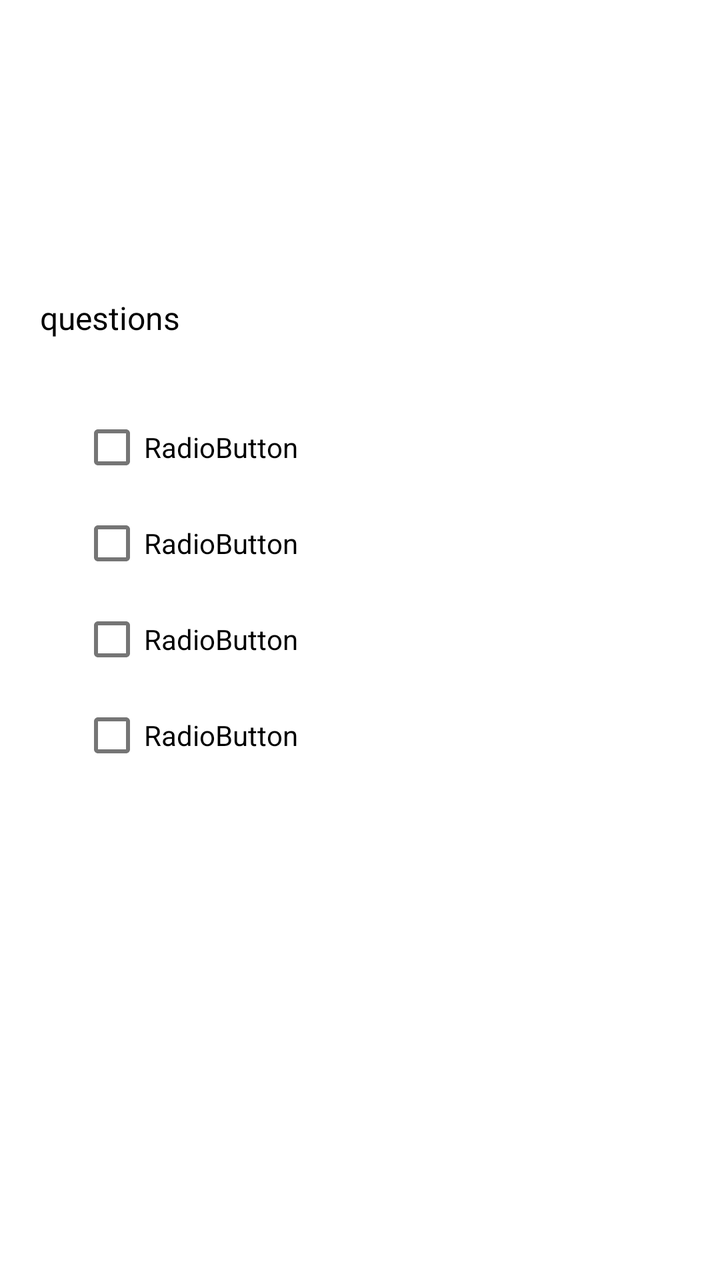
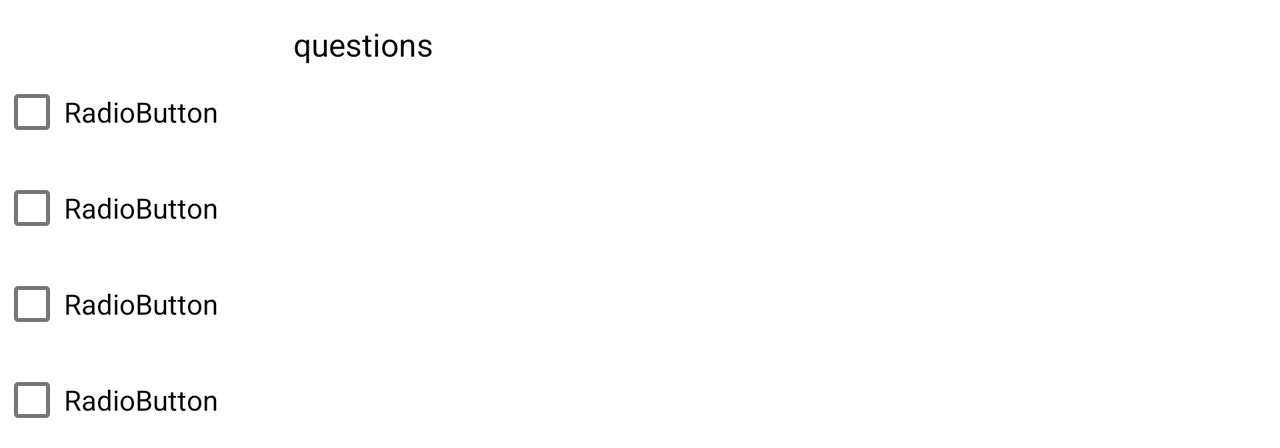

The same Android screen from two of the app's own layout files: first res/layout/ as a phone draws it, then the repository's variant for another configuration, drawn on a device whose configuration selects that folder. Both files follow.
<!-- AndroidManifest.xml: application theme Theme.Register_Lamarchee1_Login -->
<!-- res/layout/frag__multiple_selection.xml -->
<?xml version="1.0" encoding="utf-8"?>
<androidx.constraintlayout.widget.ConstraintLayout xmlns:android="http://schemas.android.com/apk/res/android"
    xmlns:app="http://schemas.android.com/apk/res-auto"
    xmlns:tools="http://schemas.android.com/tools"
    android:layout_width="match_parent"
    android:layout_height="match_parent"
    android:background="@color/white"
    tools:context=".questions.frag_MultipleSelection">


    <TextView
        android:id="@+id/txtMS_Question"
        android:layout_width="0dp"
        android:layout_height="wrap_content"
        android:layout_marginStart="20dp"
        android:layout_marginTop="148dp"
        android:layout_marginEnd="20dp"
        android:text="@string/questions"
        android:textColor="@color/black"
        android:textSize="16sp"
        app:layout_constraintEnd_toEndOf="parent"
        app:layout_constraintHorizontal_bias="0.0"
        app:layout_constraintStart_toStartOf="parent"
        app:layout_constraintTop_toTopOf="parent" />

    <CheckBox
        android:id="@+id/radMS_Answer1"
        android:layout_width="match_parent"
        android:layout_height="wrap_content"
        android:layout_marginStart="40dp"
        android:layout_marginTop="30dp"
        android:layout_marginEnd="40dp"
        android:text="@string/radiobutton"
        android:textColor="@color/black"
        app:layout_constraintEnd_toEndOf="parent"
        app:layout_constraintStart_toStartOf="parent"
        app:layout_constraintTop_toBottomOf="@+id/txtMS_Question"
        tools:ignore="DuplicateSpeakableTextCheck" />

    <CheckBox
        android:id="@+id/radMS_Answer2"
        android:layout_width="0dp"
        android:layout_height="wrap_content"
        android:text="@string/radiobutton"
        android:textColor="@color/black"
        app:layout_constraintEnd_toEndOf="@+id/radMS_Answer1"
        app:layout_constraintStart_toStartOf="@+id/radMS_Answer1"
        app:layout_constraintTop_toBottomOf="@+id/radMS_Answer1" />

    <CheckBox
        android:id="@+id/radMS_Answer3"
        android:layout_width="0dp"
        android:layout_height="wrap_content"
        android:text="@string/radiobutton"
        android:textColor="@color/black"
        app:layout_constraintEnd_toEndOf="@+id/radMS_Answer2"
        app:layout_constraintStart_toStartOf="@+id/radMS_Answer1"
        app:layout_constraintTop_toBottomOf="@+id/radMS_Answer2" />

    <CheckBox
        android:id="@+id/radMS_Answer4"
        android:layout_width="0dp"
        android:layout_height="wrap_content"
        android:text="@string/radiobutton"
        android:textColor="@color/black"
        app:layout_constraintEnd_toEndOf="@+id/radMS_Answer3"
        app:layout_constraintStart_toStartOf="@+id/radMS_Answer1"
        app:layout_constraintTop_toBottomOf="@+id/radMS_Answer3" />


</androidx.constraintlayout.widget.ConstraintLayout>
<!-- resources referenced by this layout -->
<resources>
  <string name="questions">questions</string>
  <string name="radiobutton">RadioButton</string>
  <style name="Theme.Register_Lamarchee1_Login" parent="Theme.MaterialComponents.DayNight.DarkActionBar">
          
          <item name="colorPrimary">@color/purple_500</item>
          <item name="colorPrimaryVariant">@color/purple_700</item>
          <item name="colorOnPrimary">@color/white</item>
          
          <item name="colorSecondary">@color/teal_200</item>
          <item name="colorSecondaryVariant">@color/teal_700</item>
          <item name="colorOnSecondary">@color/black</item>
          
          <item name="android:statusBarColor" tools:targetApi="l">?attr/colorPrimaryVariant</item>
          
      </style>
</resources>
<!-- res/layout-land/frag__multiple_selection.xml (the repository's variant of the layout above) -->
<!-- drawn on the phone turned sideways -->
<?xml version="1.0" encoding="utf-8"?>
<androidx.constraintlayout.widget.ConstraintLayout xmlns:android="http://schemas.android.com/apk/res/android"
    xmlns:app="http://schemas.android.com/apk/res-auto"
    xmlns:tools="http://schemas.android.com/tools"
    android:layout_width="wrap_content"
    android:layout_height="wrap_content"
    android:background="@color/white"
    tools:context=".questions.frag_MultipleSelection">


    <TextView
        android:id="@+id/txtMS_Question"
        android:layout_width="wrap_content"
        android:layout_height="wrap_content"
        android:layout_marginTop="16dp"
        android:layout_marginBottom="4dp"
        android:text="@string/questions"
        android:textColor="@color/black"
        android:textSize="16sp"
        app:layout_constraintBottom_toTopOf="@+id/radMS_Answer1"
        app:layout_constraintEnd_toEndOf="parent"
        app:layout_constraintHorizontal_bias="0.258"
        app:layout_constraintStart_toStartOf="parent"
        app:layout_constraintTop_toTopOf="parent" />

    <CheckBox
        android:id="@+id/radMS_Answer1"
        android:layout_width="619dp"
        android:layout_height="wrap_content"
        android:layout_marginTop="32dp"
        android:text="@string/radiobutton"
        android:textColor="@color/black"
        app:layout_constraintEnd_toEndOf="@+id/txtMS_Question"
        app:layout_constraintHorizontal_bias="0.267"
        app:layout_constraintStart_toStartOf="@+id/txtMS_Question"
        app:layout_constraintTop_toTopOf="parent"
        tools:ignore="DuplicateSpeakableTextCheck" />

    <CheckBox
        android:id="@+id/radMS_Answer2"
        android:layout_width="0dp"
        android:layout_height="wrap_content"
        android:text="@string/radiobutton"
        android:textColor="@color/black"
        app:layout_constraintEnd_toEndOf="@+id/radMS_Answer1"
        app:layout_constraintHorizontal_bias="0.0"
        app:layout_constraintStart_toStartOf="@+id/radMS_Answer1"
        app:layout_constraintTop_toBottomOf="@+id/radMS_Answer1" />

    <CheckBox
        android:id="@+id/radMS_Answer3"
        android:layout_width="0dp"
        android:layout_height="wrap_content"
        android:text="@string/radiobutton"
        android:textColor="@color/black"
        app:layout_constraintEnd_toEndOf="@+id/radMS_Answer2"
        app:layout_constraintHorizontal_bias="0.0"
        app:layout_constraintStart_toStartOf="@+id/radMS_Answer2"
        app:layout_constraintTop_toBottomOf="@+id/radMS_Answer2" />

    <CheckBox
        android:id="@+id/radMS_Answer4"
        android:layout_width="0dp"
        android:layout_height="wrap_content"
        android:text="@string/radiobutton"
        android:textColor="@color/black"
        app:layout_constraintEnd_toEndOf="@+id/radMS_Answer3"
        app:layout_constraintHorizontal_bias="0.0"
        app:layout_constraintStart_toStartOf="@+id/radMS_Answer3"
        app:layout_constraintTop_toBottomOf="@+id/radMS_Answer3" />


</androidx.constraintlayout.widget.ConstraintLayout>
